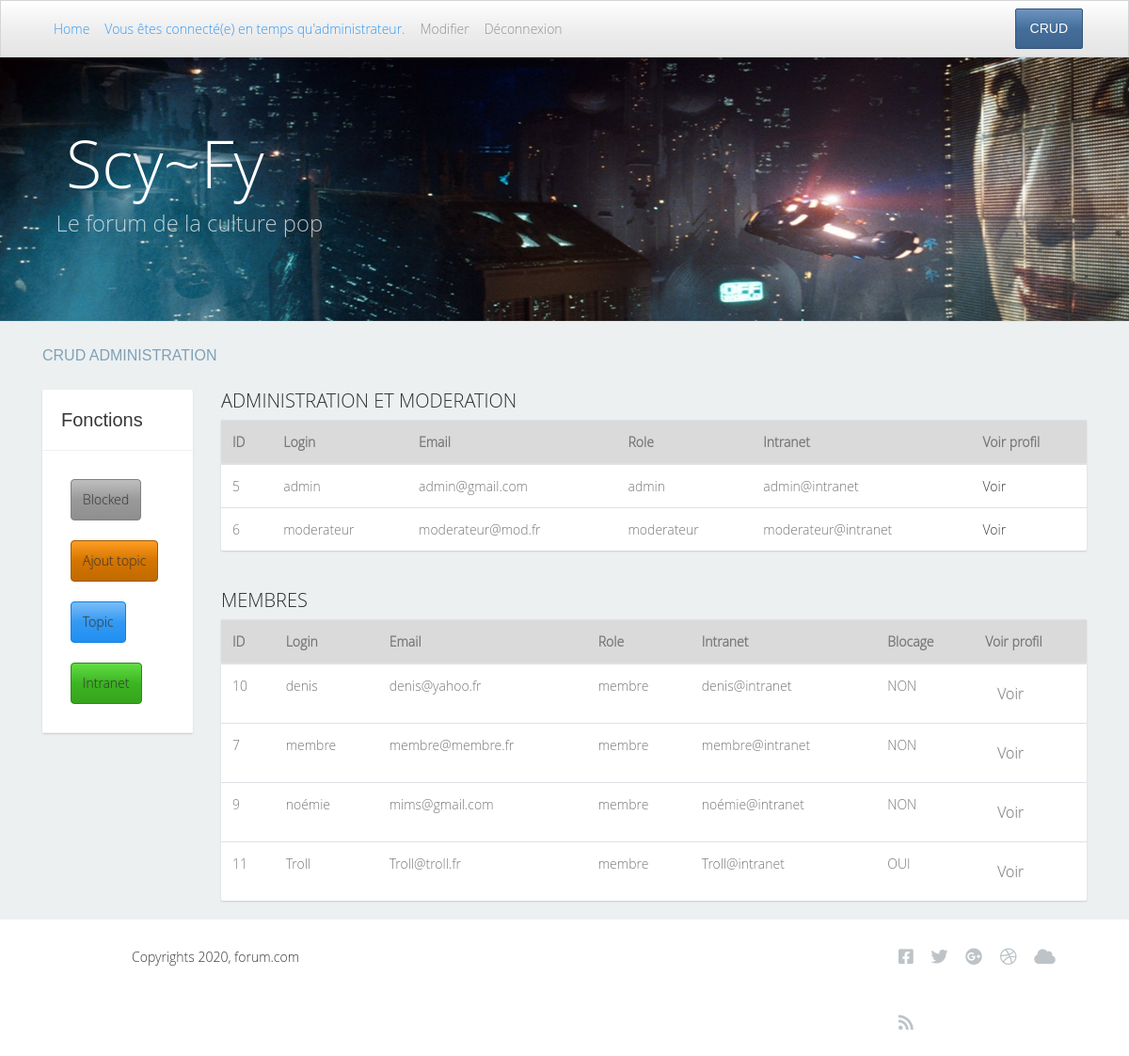
The page /admins/crud (signed in) on the database its author committed.
### tables this page shows
CREATE TABLE IF NOT EXISTS `utilisateurs` (
  `id` int(11) NOT NULL AUTO_INCREMENT,
  `login` varchar(250) NOT NULL,
  `password` varchar(250) NOT NULL,
  `email` varchar(250) NOT NULL,
  `intranet` varchar(250) NOT NULL,
  `avatar` varchar(250) NOT NULL,
  `naissance` date NOT NULL,
  `creation` date NOT NULL,
  `genre` varchar(250) NOT NULL,
  `role` varchar(250) NOT NULL,
  `blocage` int(11) DEFAULT NULL,
  `periode_blocage` date DEFAULT NULL,
  PRIMARY KEY (`id`)
);

### libraries/Database.php (called while the page is built, shortened)
<?php
    class Database {
        private $dbHost = 'localhost';
        private $dbUser ='root';
        private $dbPass = '';
        private $dbName = 'forum';
        private $statement;
        private $dbHandler;
        public function __construct() {
            $conn = 'mysql:host=' . $this->dbHost . ';dbname=' . $this->dbName;
            $options = array(
                PDO::ATTR_PERSISTENT => true,
                PDO::ATTR_ERRMODE => PDO::ERRMODE_EXCEPTION
            );
            try {
                $this->dbHandler = new PDO($conn, $this->dbUser, $this->dbPass, $options);
            } catch (PDOException $e) {
                $this->error = $e->getMessage();
                echo $this->error;
            }
        }
        public function query($sql) {
            $this->statement = $this->dbHandler->prepare($sql);
        }
        public function execute() {
            return $this->statement->execute();
        }
        public function resultSet() {
            $this->execute();
            return $this->statement->fetchAll(PDO::FETCH_OBJ);
        }
    }

### models/Admin.php (called while the page is built, shortened)
<?php
class Admin {
    private $db;
    public function __construct() {
        $this->db = new Database;
    }
    public function crud(){
        $this->db->query('SELECT * FROM utilisateurs ORDER BY login ASC');
        $users=$this->db->resultSet();
        return $users;
    }
    }

### views/admins/crud.php (the view, shortened to what this page needs)
<?php
   require ROOT . '/views/includes/head.php';
?>
 <body class="newaccountpage">
    <div class="container-fluid">
        <div class="row">
            <div class="col-lg-12 col-md-12 col-sm-12">
            <?php
       require ROOT . '/views/includes/navigation.php';
    ?>
            <div class="tp-banner-container">
                <p class="h1">Scy~Fy</p>
                <p class="h5">Le forum de la culture pop</p>
            </div>
            </div>
        </div>
        <section class="content">
                <div class="container">
                    <div class="row">
                        <div class="col-lg-12 breadcrumbf">
                            <a href="#">CRUD ADMINISTRATION</a>
                        </div>
                    </div>
                </div>
                <div class="container">
                    <div class="row">
                        <div class="col-lg-2 col-md-2">
                            <div class="post">
                                <div class="postinfotop">
                                    <h3>Fonctions</h3>
                                    <ul class="cats">
                                    <li><a class="btn btn-secondary"  href="<?php echo  WWW_ROOT.'admins/blocked'; ?>">Blocked</a></li>
                                    <br />
                                    <li><a class="btn btn-warning" href="<?php echo WWW_ROOT.'topics/create'; ?>">Ajout topic</a></li>
                                    <br />
                                    <li><a class="btn btn-info" href="<?php echo WWW_ROOT.'topics/listTopics'; ?>">Topic</a></li>
                                    <br />
                                    <li><a class="btn btn-success" href="<?php echo WWW_ROOT.'intranets/crudMail'; ?>">Intranet</a></li>
                                    </ul>
                                </div>
                            </div>
                        </div>
                        <div class="col-lg-10 col-md-10">
                               <h5>ADMINISTRATION ET MODERATION</h5>
                            <div class="post">
                <table class="table table-hover">
                    <thead>
                        <tr class="table-active">
                        <th scope="col">ID</th>
                        <th scope="col">Login</th>
                        <th scope="col">Email</th>
                        <th scope="col">Role</th>
                         <th scope="col">Intranet</th>
                        <th scope="col">Voir profil</th>
                        </tr>
                    </thead>
                    <tbody>
                    <?php
                    foreach($data['users'] as $user){
                        if($user->role =='admin'){
                            echo "<tr>";
                            echo "<td>".$user->id."</td>";
                            echo "<td>".$user->login."</td>";
                            echo "<td>".$user->email."</td>";
                            echo "<td>".$user->role."</td>";
                              echo "<td>".$user->intranet."</td>";
                            echo '<td><a  href="'.WWW_ROOT .'admins/vueProfil/'.$user->id.'">
                             Voir</a></td>';
                             echo "</tr>";
                            }
                        }
                        foreach($data['users'] as $user){
                        if($user->role =='moderateur'){
                            echo "<tr>";
                            echo "<td>".$user->id."</td>";
                            echo "<td>".$user->login."</td>";
                            echo "<td>".$user->email."</td>";
                            echo "<td>".$user->role."</td>";
                              echo "<td>".$user->intranet."</td>";
                            echo '<td><a  href="'.WWW_ROOT .'admins/vueProfil/'.$user->id.'">
                             Voir</a></td>';
                             echo "</tr>";
                            }
                        }
                         ?>
                        </tbody>
                        </table>
                        </div>
                         <h5>MEMBRES</h5>
                         <div class="post">
                         <table class="table table-hover">
                        <thead>
                        <tr class="table-active">
                        <th scope="col">ID</th>
                        <th scope="col">Login</th>
                        <th scope="col">Email</th>
                        <th scope="col">Role</th>
                         <th scope="col">Intranet</th>
                        <th scope="col">Blocage</th>
                        <th scope="col">Voir profil</th>
                        </tr>
                    </thead>
                    <tbody>
                    <?php
                         foreach($data['users'] as $user){
                        if($user->role =='membre'){
                            echo "<tr>";
                            echo "<td>".$user->id."</td>";
                            echo "<td>".$user->login."</td>";
                            echo "<td>".$user->email."</td>";
                            echo "<td>".$user->role."</td>";
                              echo "<td>".$user->intranet."</td>";
                             echo "<td>";
                             if($user->blocage==0){echo 'NON';}else{echo 'OUI';}
                             echo "</td>";
                            echo '<td><a class="btn orange" href="'.WWW_ROOT .'admins/vueProfil/'.$user->id.'">
                             Voir</a></td>';
                             echo "</tr>";
                            }
                        }
                    ?>
                    </tbody>
                    </table>
                            </div>
                        </div>
                    </div>
                </div>
            </section>
            <?php
            require ROOT . '/views/includes/footer.php';
            ?>

### public/css/custom.css (style rules this page uses)
body { font-family: 'Open Sans Light', sans-serif; font-size: 14px; color: #989c9e; }
a { color: #363838; }
.content { background-color: #ecf0f1; border-top: solid 1px #e0e4e5; }
ul.cats li { list-style: none; display: block; margin:0; padding:0; line-height: 30px; }
ul.cats { margin: 0; padding: 0; }
ul.cats li a { font-size: 14px; color: #363838; font-family: 'Open Sans Light', sans-serif; line-height: 30px; }
.post { background-color: #ffffff; border-radius: 2px; box-shadow: 0 1px 2px #c9cccd; margin-bottom: 20px; }
.breadcrumbf a , .breadcrumbf { color: #80a0b6; font-size: 16px; font-family: 'Open Sans Regular', sans-serif; line-height: 62px; }
.postinfotop h3 { color: #363838; font-size: 20px; font-family: 'Open Sans Bold', sans-serif; padding: 20px; margin: 0; border-bottom: solid 1px #f1f1f1; }
.postinfotop ul { color: #363838; font-size: 14px; font-family: 'Open Sans Bold', sans-serif; padding: 30px; margin: 0; border-bottom: solid 1px #f1f1f1; text-align: left; }
@media (min-width: 992px) and (max-width: 1200px) { .container-fluid { padding: 0; } }

### public/css/style.css (style rules this page uses)
.tp-banner-container { position:relative; padding:0; background-repeat: no-repeat; background-size: cover; color: #fff; cursor: default; text-align: left; }
.tp-banner-container .h1 { color:white; font-size:5em; padding-top: 1.5em; padding-left: 1em; }
.tp-banner-container .h5 { color:white; font-size:1.7em; opacity:0.7; padding-left: 2.5em; }
@media only screen and (min-width: 600px) { .tp-banner-container { background-image: url("../../public/images/banner-xsm.jpg");width:100vw; height:15vh; } }
@media only screen and (min-width: 600px) { .tp-banner-container .h1 { padding-top: 0.5em; font-size: 3em; } }
@media only screen and (min-width: 768px) { .tp-banner-container { background-image: url("../../public/images/banner-sm.jpg");width:100vw; height:20vh; } }
@media only screen and (min-width: 768px) { .tp-banner-container .h1 { padding-top: 0.5em; font-size: 3em; } }
@media only screen and (min-width: 992px) { .tp-banner-container { background-image: url("../../public/images/banner-md.jpg");width:100vw; height:25vh; } }
@media only screen and (min-width: 992px) { .tp-banner-container .h1 { padding-top: 0.5em; font-size:4em; } }
@media only screen and (min-width: 1200px) { .tp-banner-container { background-image: url("../../public/images/banner2.jpg");width:100vw; height:35vh; } }
@media only screen and (min-width: 1200px) { .tp-banner-container .h1 { padding-top: 1em; font-size:5em; } }

### rows shown on the page
utilisateurs: id "5", login "admin", email "admin@gmail.com", role "admin", intranet "admin@intranet"
utilisateurs: id "6", login "moderateur", email "moderateur@mod.fr", role "moderateur", intranet "moderateur@intranet"
utilisateurs: id "10", login "denis", email "denis@yahoo.fr", role "membre", intranet "denis@intranet", blocage "NON"
utilisateurs: id "7", login "membre", email "membre@membre.fr", role "membre", intranet "membre@intranet", blocage "NON"
utilisateurs: id "9", login "noémie", email "mims@gmail.com", role "membre", intranet "noémie@intranet", blocage "NON"
utilisateurs: id "11", login "Troll", email "Troll@troll.fr", role "membre", intranet "Troll@intranet", blocage "OUI"
